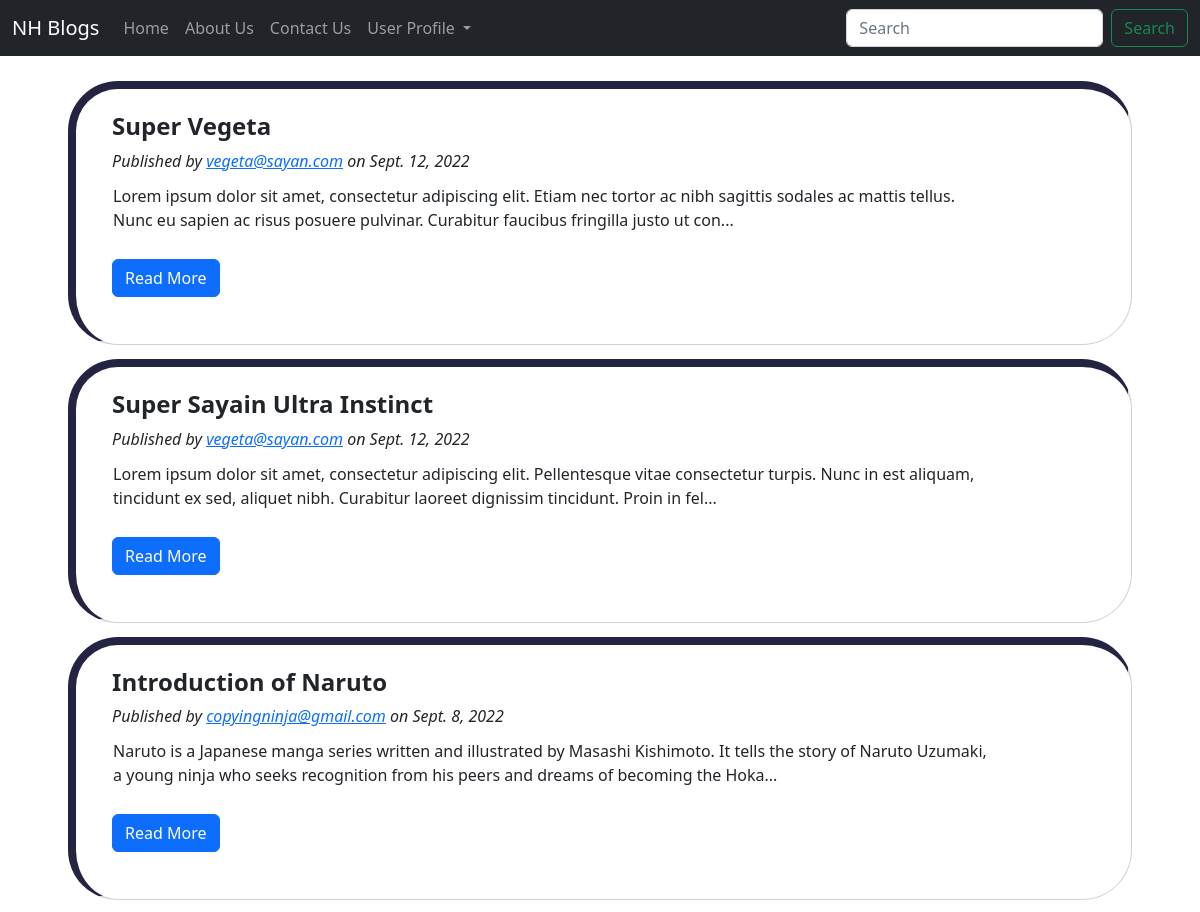
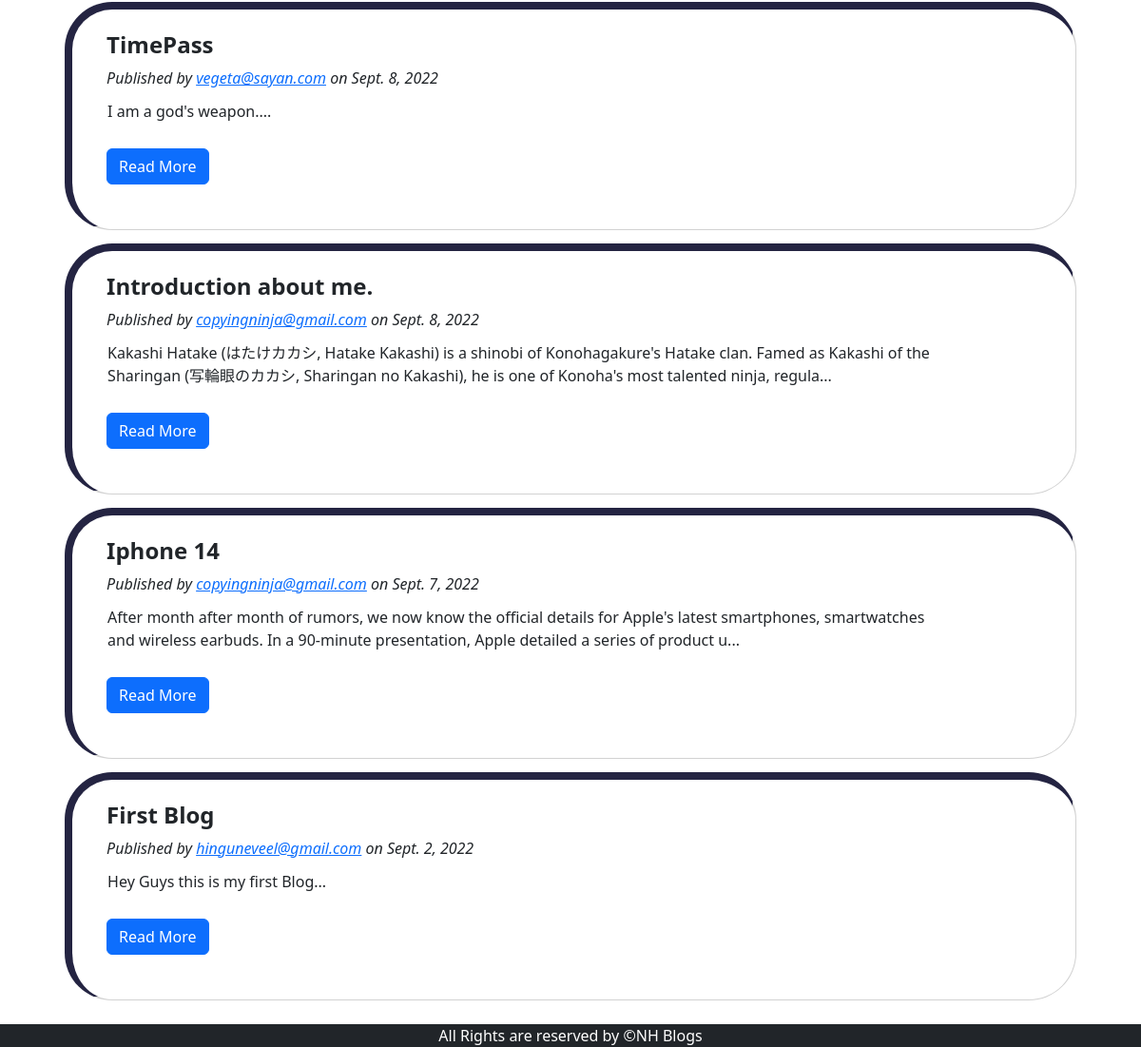
The app's page / (signed in) with its own data (2 pictures, top to bottom).
### Blog/models.py (models this page shows, shortened)
class blog_model(models.Model):
    blog_id = models.AutoField(primary_key=True)
    user_email = models.CharField( max_length=50)
    title = models.CharField( max_length=80)
    brief = models.CharField(max_length=100)
    discription = models.TextField()
    blogImage =models.ImageField(upload_to='blogImage/',default='')
    visibility = models.BooleanField(default=False)
    pub_Date = models.DateField()

### Blog/views.py (the view)
# urls.py: path('',views.index,name="HomePage"),
def index(request):
    if request.user.is_anonymous:
        return redirect("/login")
    data = user_model.objects.filter(email=request.user)
    if request.method == "POST":
        query = request.POST.get("query")
        query=query.capitalize()
        public_blogs = blog_model.objects.filter(visibility=True,title=query).order_by('pub_Date')[::-1]
    else:
        public_blogs = blog_model.objects.filter(visibility=True).order_by('pub_Date')[::-1]
    data = {'user':data,'blogs':public_blogs}
    return render( request, "Homepage.html",data)

### Blog/templates/Homepage.html (shortened to what this page needs)
{% extends 'Base.html' %}
{% block body %}
<div class="Blogcontainer">
{% for item  in blogs %}
    <div class="card BlogCard" >
        <div class="card-body cardBody">
            <h4 class="card-title"><b>{{item.title}}</b></h4>
            <span> <i>Published by <a href="mailto:{{item.user_email}}">{{item.user_email}}</a> on {{item.pub_Date}}</i> </span>
            <p class="card-text desc"> {{item.discription|slice:":200"}}... </p>
            <br>
            <form action="readmore/" method="get">
                <button type="submit" class="btn btn-primary" name="blog_id_btn" value="{{item.blog_id}}">Read More</button>
            </form>
            <br>
        </div>
    </div>
    {% endfor %}
</div>
{% endblock body %}

### Blog/templates/Base.html (shortened to what this page needs)
<!doctype html>
<html lang="en">
  <head>
    <link href="https://cdn.jsdelivr.net/npm/bootstrap@5.2.0/dist/css/bootstrap.min.css" rel="stylesheet">
  </head>
  <body>
    <nav class="navbar navbar-expand-lg navbar-dark bg-dark">
        <div class="container-fluid">
          <a class="navbar-brand" href="/">NH Blogs</a>
          <div class="collapse navbar-collapse" id="navbarSupportedContent">
            <ul class="navbar-nav me-auto mb-2 mb-lg-0">
              <li class="nav-item">
                <a class="nav-link" aria-current="page" href="/">Home</a>
              </li>
              <li class="nav-item">
                <a class="nav-link" href="/about">About Us</a>
              </li>
              <li class="nav-item">
                <a class="nav-link" href="/contact">Contact Us</a>
              </li>
              <li class="nav-item dropdown" >
                <a class="nav-link dropdown-toggle" href="#" role="button" data-bs-toggle="dropdown" aria-expanded="false">
                  User Profile
                </a>
              </li>
            </ul>
          </div>
          <form class="d-flex" role="search" method="POST" action="/">
            <input class="form-control me-2" name="query" type="search" placeholder="Search" aria-label="Search">
            <button class="btn btn-outline-success" type="submit">Search</button>
          </form>
        </div>
      </nav>
    {% block body %}{% endblock body %}
  </body>
  <footer>
    <div class="navbar-dark bg-dark">
        <div class="navbar-brand">
          <div class="footer" style="text-align: center;">
            All Rights are reserved by &copy;NH Blogs
          </div>
        </div>
    </div>
  </footer>
</html>

### records on screen
blog_model: title "Super Vegeta", user_email "vegeta@sayan.com", pub_Date "Sept. 12, 2022", discription "Lorem ipsum dolor sit amet, consectetur adipiscing elit. Etiam nec tortor ac nibh sagittis sodales ac mattis tellus. Nunc eu sapien ac risus posuere pulvinar. Curabitur faucibus fringilla justo ut con", {{ item.blog_id }} 45 (drawn)
blog_model: title "Super Sayain Ultra Instinct", user_email "vegeta@sayan.com", pub_Date "Sept. 12, 2022", discription "Lorem ipsum dolor sit amet, consectetur adipiscing elit. Pellentesque vitae consectetur turpis. Nunc in est aliquam, tincidunt ex sed, aliquet nibh. Curabitur laoreet dignissim tincidunt. Proin in fel", {{ item.blog_id }} 17 (drawn)
blog_model: title "Introduction of Naruto", user_email "copyingninja@gmail.com", pub_Date "Sept. 8, 2022", discription "Naruto is a Japanese manga series written and illustrated by Masashi Kishimoto. It tells the story of Naruto Uzumaki, a young ninja who seeks recognition from his peers and dreams of becoming the Hoka", {{ item.blog_id }} 42 (drawn)
blog_model: title "TimePass", user_email "vegeta@sayan.com", pub_Date "Sept. 8, 2022", discription "I am a god's weapon.", {{ item.blog_id }} 31 (drawn)
blog_model: title "Introduction about me.", user_email "copyingninja@gmail.com", pub_Date "Sept. 8, 2022", discription "Kakashi Hatake (はたけカカシ, Hatake Kakashi) is a shinobi of Konohagakure's Hatake clan. Famed as Kakashi of the Sharingan (写輪眼のカカシ, Sharingan no Kakashi), he is one of Konoha's most talented ninja, regula", {{ item.blog_id }} 18 (drawn)
blog_model: title "Iphone 14", user_email "copyingninja@gmail.com", pub_Date "Sept. 7, 2022", discription "After month after month of rumors, we now know the official details for Apple's latest smartphones, smartwatches and wireless earbuds. In a 90-minute presentation, Apple detailed a series of product u", {{ item.blog_id }} 19 (drawn)
blog_model: title "First Blog", user_email "hinguneveel@gmail.com", pub_Date "Sept. 2, 2022", discription "Hey Guys this is my first Blog", {{ item.blog_id }} 14 (drawn)
